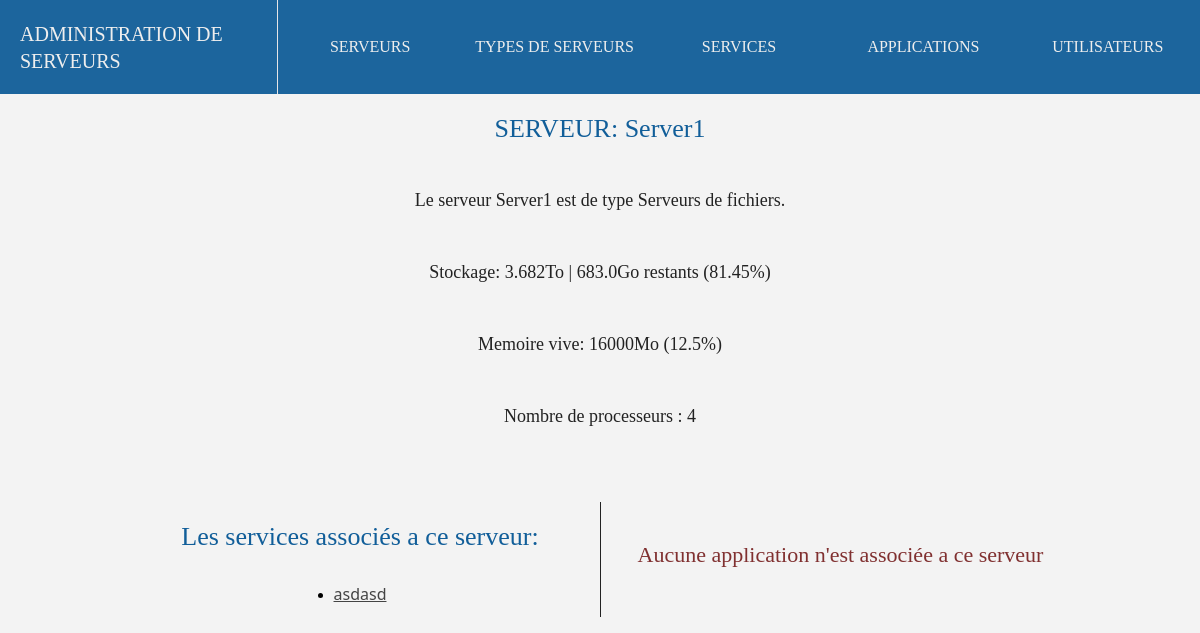
Page /affiche/serveur/7/ on the earlier database version.
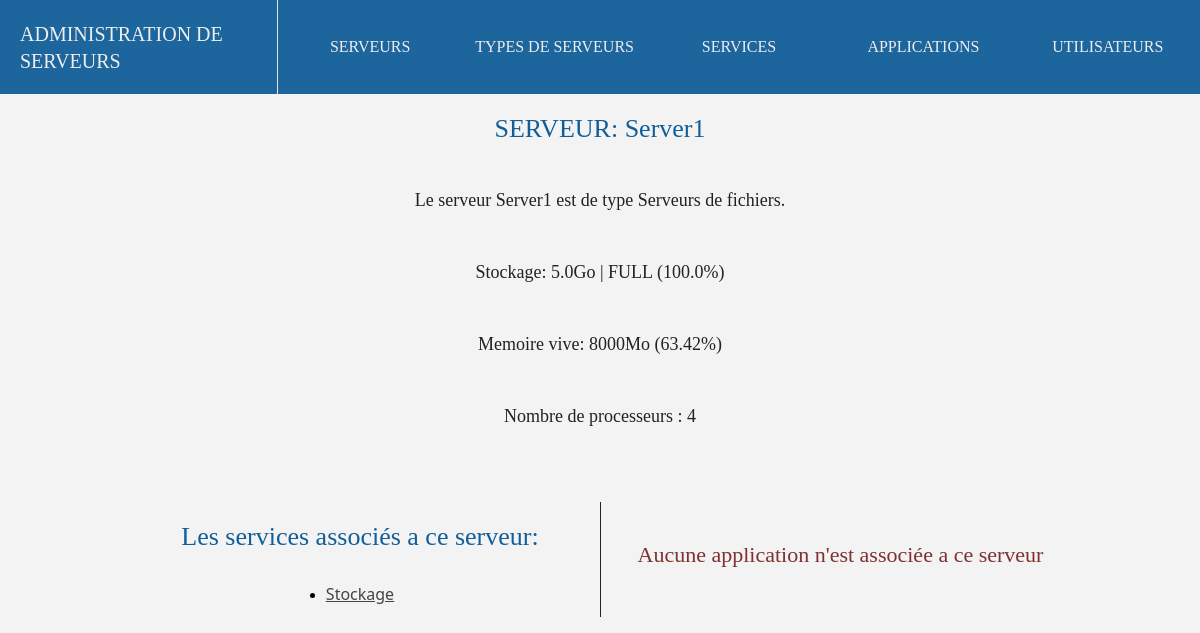
Same page on the later database version.
### adminserver/models.py (models this page shows, shortened)
class serveurs(models.Model):
    nom = models.CharField(max_length=100,blank=False)
    type_de_serveur = models.ForeignKey(type_de_serveurs, on_delete=models.CASCADE, null="true")
    processeurs = models.IntegerField(blank=False)
    memoire = models.IntegerField(blank=False)
    stockage = models.IntegerField(blank=False)

class services(models.Model):
    nom_service = models.CharField(max_length=100,blank=False)
    date_de_lancement = models.DateField(max_length=100,blank=False,default=django.utils.timezone.now())
    espace_memoire_utilise = models.IntegerField(blank=False)
    memoire_vive_necessaire = models.IntegerField(blank=False)
    serveur_de_lancement = models.ForeignKey(serveurs, on_delete=models.CASCADE, null="true")
    def __str__(self):
        return self.nom_service

class type_de_serveurs(models.Model):
    type = models.CharField(max_length=100)
    description = models.TextField(null=True)
    def __str__(self):
        return self.type

### adminserver/views.py (the view)
# urls.py: path('affiche/serveur/<int:id>/',views.affiche_serveur),
def affiche_serveur(request, id):
    serveur = models.serveurs.objects.get(pk=id)
    services = list(models.services.objects.filter(serveur_de_lancement=serveur.id))
    services_count = len(services)
    applications = list(models.applications.objects.filter(serveurs=serveur.id))
    applications_count = len(applications)
    count = count_server_storage(serveur,"","")
    temp = serveur.stockage - count
    if len(str(temp)) > 6:
        serveur.ratio = str(round((temp) / 1000000, 2)) + "To restants"
    elif len(str(temp)) > 3:
        serveur.ratio = str(round((temp) / 1000, 2)) + "Go restants"
    elif temp > 0:
        serveur.ratio = str(temp) + "Mo restants"
    elif temp == 0:
        serveur.ratio = "FULL"
    else:
        serveur.ratio = "ERROR"
    serveur.progress = str(round((count/serveur.stockage)*100,2)) + "%"
    if len(str(serveur.stockage)) > 6:
        serveur.stockage_adapt = str(serveur.stockage / 1000000) + "To"
    elif len(str(serveur.stockage)) > 3:
        serveur.stockage_adapt = str(serveur.stockage / 1000) + "Go"
    elif temp > 0:
        serveur.ratio = str(temp) + "Mo restants"
    serveur.memory_percent = str(round((count_server_memory(serveur, "", "") / serveur.memoire) * 100, 2)) + "%"
    return render(request,"serveur/affiche.html",{"serveur" : serveur,"applications":applications,"services":services,"services_count":services_count,"applications_count":applications_count})

### adminserver/views.py (called while the page is built, shortened)
def count_server_storage(element,id,type):
    count = 0
    if id == "":
        for q in list(models.services.objects.filter(serveur_de_lancement=element.id)):
            count = count + q.espace_memoire_utilise
        for q in list(models.applications.objects.filter(serveurs=element.id)):
            count = count + q.espace_memoire_utilise
        return count

def count_server_memory(element,id,type):
    count = 0
    if id == "":
        for q in list(models.services.objects.filter(serveur_de_lancement=element.id)):
            count = count + q.memoire_vive_necessaire
        for q in list(models.applications.objects.filter(serveurs=element.id)):
            count = count + q.memoire_vive_necessaire
        return count

### adminserver/templates/serveur/affiche.html (shortened to what this page needs)
{% extends "main.html" %}
{% block content %}
<h2> SERVEUR: {{serveur.nom}} </h2>
<div class="text">
<p> Le serveur {{serveur.nom}} est de type {{serveur.type_de_serveur}}. </p>
<p> Stockage: {{serveur.stockage_adapt}} | {{serveur.ratio}} ({{serveur.progress}})</p>
<p> Memoire vive: {{serveur.memoire}}Mo  ({{serveur.memory_percent}})</p>
<p> Nombre de processeurs : {{serveur.processeurs}} </p>
</div>
{% if applications_count > 0 or services_count > 0 %}
<div class="container">
<div class="left">
{% if services_count > 0 %}
<h2>Les services associés a ce serveur:</h2>
<ul class="liste">
{% for i in services %}
<li><a href="/affiche/service/{{i.id}}/">{{i}}</a></li>
{% endfor %}
</ul>
{% else %}
<h2 class="error">Aucun service n'est associé a ce serveur</h2>
{% endif %}
</div>
<div class="right">
{% if applications_count > 0 %}
<h2>Les applications associées a ce serveur:</h2>
<ul class="liste">
{% for i in applications %}
<li><a href="/affiche/application/{{i.id}}/">{{i}}</a></li>
{% endfor %}
</ul>
{% else %}
<h2 class="error">Aucune application n'est associée a ce serveur</h2>
{% endif %}
</div>
</div>
{% else %}
<h2 class="error">Aucun service ou application n'est associé a ce serveur</h2>
{% endif %}
{% endblock %}

Differences in the rows shown:
removed services: nom_service "asdasd"
changed serveurs "Server1": stockage_adapt "3.682To" → "5.0Go"; ratio "683.0Go restants" → "FULL"; progress "81.45%" → "100.0%"; memoire "16000" → "8000"; memory_percent "12.5%" → "63.42%"
added services: nom_service "Stockage"
